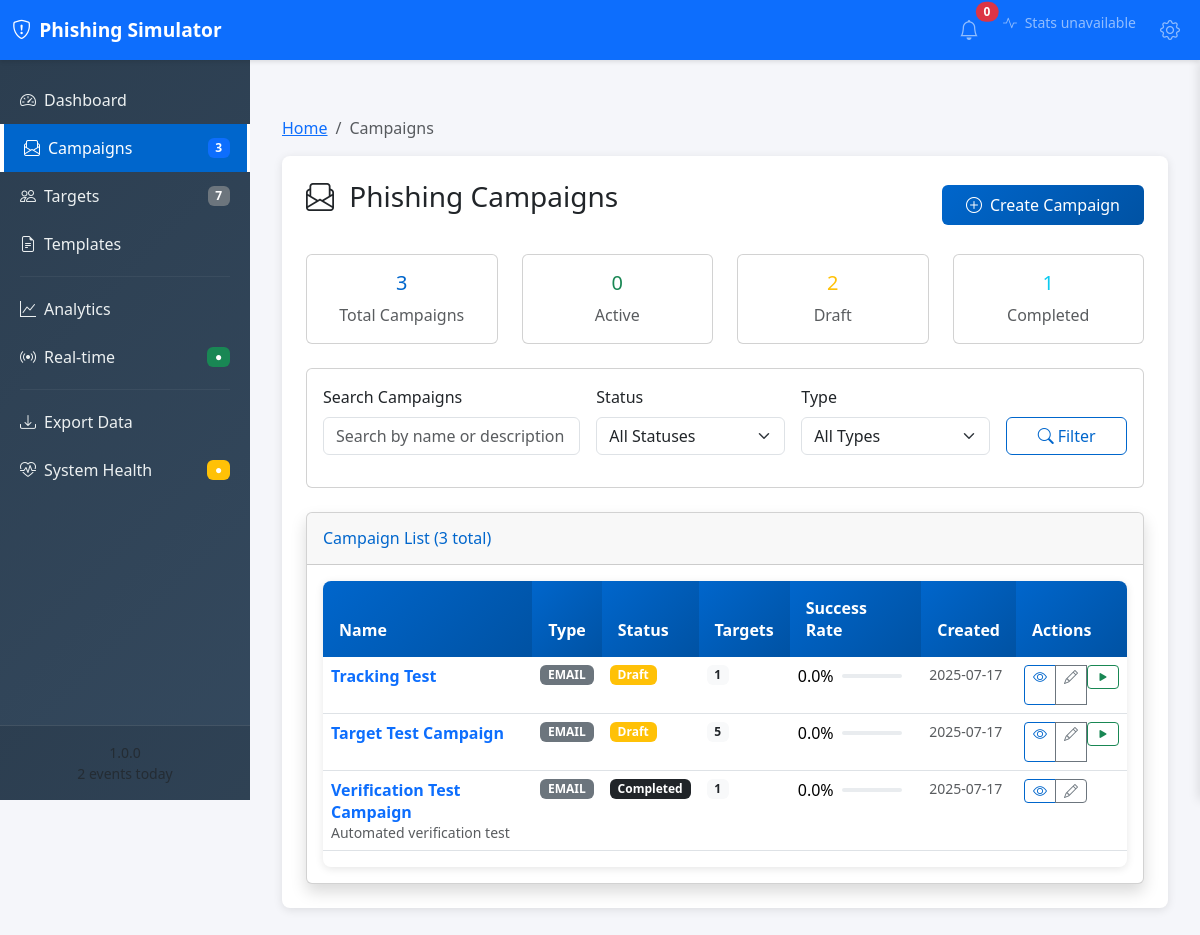
/admin/campaigns/, run on the app's committed database.
### models/campaign.py (models this page shows, shortened)
class Campaign(db.Model):
    __tablename__ = 'campaigns'
    id = Column(Integer, primary_key=True)
    name = Column(String(100), nullable=False, unique=True)
    description = Column(Text)
    type = Column(
        Enum('email', 'sms', 'both', name='campaign_type'),
        nullable=False,
        default='email'
    )
    status = Column(
        Enum('draft', 'active', 'paused', 'completed', name='campaign_status'),
        nullable=False,
        default='draft'
    )
    created_at = Column(DateTime, default=datetime.utcnow, nullable=False)
    updated_at = Column(DateTime, default=datetime.utcnow, onupdate=datetime.utcnow)
    started_at = Column(DateTime)
    ended_at = Column(DateTime)
    auto_start = Column(Boolean, default=False)
    track_opens = Column(Boolean, default=True)
    track_clicks = Column(Boolean, default=True)
    created_by = Column(String(50), default='admin')  # Pentru viitor - multi-user
    targets = relationship('Target', backref='campaign', lazy=True, cascade='all, delete-orphan')
    tracking_events = relationship('Tracking', backref='campaign', lazy=True, cascade='all, delete-orphan')
    captured_credentials = relationship('Credential', backref='campaign', lazy=True, cascade='all, delete-orphan')
    @property
    def total_targets(self):
        return len(self.targets)
    @property
    def total_credentials(self):
        return len(self.captured_credentials)
    @property
    def success_rate(self):
        if self.total_targets == 0:
            return 0
        return (self.total_credentials / self.total_targets) * 100

### routes/campaigns.py (the view, shortened to what this page needs)
@bp.route('/')
def list_campaigns():
    try:
        search_query = request.args.get('q', '').strip()
        status_filter = request.args.get('status', '')
        type_filter = request.args.get('type', '')
        page = int(request.args.get('page', 1))
        per_page = int(request.args.get('per_page', 10))
        campaigns_query = Campaign.query
        if status_filter:
            campaigns_query = campaigns_query.filter_by(status=status_filter)
        if type_filter:
            campaigns_query = campaigns_query.filter_by(type=type_filter)
        total_campaigns = campaigns_query.count()
        paginated_result = campaigns_query.order_by(Campaign.created_at.desc())\
            .paginate(page=page, per_page=per_page, error_out=False)
        campaigns = paginated_result.items
        total_pages = paginated_result.pages
        stats = {
            'total': Campaign.query.count(),
            'active': Campaign.query.filter_by(status='active').count(),
            'draft': Campaign.query.filter_by(status='draft').count(),
            'completed': Campaign.query.filter_by(status='completed').count()
        }
        return render_template('admin/campaigns.html',
                     campaigns=campaigns,
                     stats=stats,
                     filters={
                         'search_query': search_query,
                         'status_filter': status_filter,
                         'type_filter': type_filter
                     },
                     page=page,
                     total_pages=total_pages,
                     total_campaigns=total_campaigns)
    except Exception as e:
        logging.error(f"Error listing campaigns: {str(e)}")
        flash('Error loading campaigns', 'error')
        return render_template('admin/campaigns.html',
                             campaigns=[],
                             stats={},
                             filters={
                                 'search_query': '',
                                 'status_filter': '',
                                 'type_filter': ''
                             },
                             page=1,
                             total_pages=1,
                             total_campaigns=0)

### utils/helpers.py (called while the page is built)
def get_client_ip():
    try:
        if request and request.headers.getlist("X-Forwarded-For"):
            ip = request.headers.getlist("X-Forwarded-For")[0]
        elif request and request.headers.get("X-Real-IP"):
            ip = request.headers.get("X-Real-IP")
        elif request:
            ip = request.remote_addr
        else:
            ip = None
        return ip or "Unknown"
    except RuntimeError:
        return "127.0.0.1"

### utils/security.py (called while the page is built)
def apply_security_headers(response):
    response.headers['X-Frame-Options'] = 'DENY'
    response.headers['X-Content-Type-Options'] = 'nosniff'
    response.headers['X-XSS-Protection'] = '1; mode=block'
    response.headers['Referrer-Policy'] = 'strict-origin-when-cross-origin'
    csp = "default-src 'self'; " \
          "script-src 'self' 'unsafe-inline' cdn.jsdelivr.net; " \
          "style-src 'self' 'unsafe-inline' cdn.jsdelivr.net; " \
          "img-src 'self' data:; " \
          "font-src 'self' cdn.jsdelivr.net;"
    response.headers['Content-Security-Policy'] = csp
    if request.is_secure:
        response.headers['Strict-Transport-Security'] = 'max-age=31536000; includeSubDomains'
    return response

### templates/admin/campaigns.html (shortened to what this page needs)
{% extends "admin/base.html" %}
{% block breadcrumb %}
<li class="breadcrumb-item active">Campaigns</li>
{% endblock %}
{% block content %}
<div class="row mb-4">
    <div class="col-12">
        <div class="d-flex justify-content-between align-items-center">
            <h1 class="h3 mb-3">
                <i class="bi bi-envelope-paper me-2"></i>
                Phishing Campaigns
            </h1>
            <a href="{{ url_for('campaigns.create_campaign') }}" class="btn btn-primary">
                <i class="bi bi-plus-circle me-2"></i>Create Campaign
            </a>
        </div>
    </div>
</div>
<div class="row mb-4">
    <div class="col-md-3">
        <div class="card text-center">
            <div class="card-body">
                <h5 class="card-title text-primary">{{ stats.total or 0 }}</h5>
                <p class="card-text text-muted">Total Campaigns</p>
            </div>
        </div>
    </div>
    <div class="col-md-3">
        <div class="card text-center">
            <div class="card-body">
                <h5 class="card-title text-success">{{ stats.active or 0 }}</h5>
                <p class="card-text text-muted">Active</p>
            </div>
        </div>
    </div>
    <div class="col-md-3">
        <div class="card text-center">
            <div class="card-body">
                <h5 class="card-title text-warning">{{ stats.draft or 0 }}</h5>
                <p class="card-text text-muted">Draft</p>
            </div>
        </div>
    </div>
    <div class="col-md-3">
        <div class="card text-center">
            <div class="card-body">
                <h5 class="card-title text-info">{{ stats.completed or 0 }}</h5>
                <p class="card-text text-muted">Completed</p>
            </div>
        </div>
    </div>
</div>
<div class="card mb-4">
    <div class="card-body">
        <form method="GET" class="row g-3">
            <div class="col-md-4">
                <label for="search" class="form-label">Search Campaigns</label>
                <input type="text" class="form-control" id="search" name="q"
                       value="{{ filters.search_query or '' }}"
                       placeholder="Search by name or description">
            </div>
            <div class="col-md-3">
                <label for="status" class="form-label">Status</label>
                <select class="form-select" id="status" name="status">
                    <option value="">All Statuses</option>
                </select>
            </div>
            <div class="col-md-3">
                <label for="type" class="form-label">Type</label>
                <select class="form-select" id="type" name="type">
                    <option value="">All Types</option>
                </select>
            </div>
            <div class="col-md-2">
                <label class="form-label">&nbsp;</label>
                <div class="d-grid">
                    <button type="submit" class="btn btn-outline-primary">
                        <i class="bi bi-search me-1"></i>Filter
                    </button>
                </div>
            </div>
        </form>
    </div>
</div>
<div class="card shadow">
    <div class="card-header py-3">
        <h6 class="m-0 font-weight-bold text-primary">
            Campaign List
            {% if total_campaigns %}
                ({{ total_campaigns }} total)
            {% endif %}
        </h6>
    </div>
    <div class="card-body">
        {% if campaigns %}
            <div class="table-responsive">
                <table class="table table-hover">
                    <thead class="table-light">
                        <tr>
                            <th>Name</th>
                            <th>Type</th>
                            <th>Status</th>
                            <th>Targets</th>
                            <th>Success Rate</th>
                            <th>Created</th>
                            <th>Actions</th>
                        </tr>
                    </thead>
                    <tbody>
                        {% for campaign in campaigns %}
                        <tr>
                            <td>
                                <a href="{{ url_for('campaigns.view_campaign', campaign_id=campaign.id) }}"
                                   class="text-decoration-none fw-bold">
                                    {{ campaign.name }}
                                </a>
                                {% if campaign.description %}
                                    <br><small class="text-muted">{{ campaign.description[:50] }}{% if campaign.description|length > 50 %}...{% endif %}</small>
                                {% endif %}
                            </td>
                            <td>
                                <span class="badge bg-secondary">{{ campaign.type|upper }}</span>
                            </td>
                            <td>
                                <span class="badge
                                    {% if campaign.status == 'active' %}bg-success
                                    {% elif campaign.status == 'draft' %}bg-warning
                                    {% elif campaign.status == 'paused' %}bg-info
                                    {% elif campaign.status == 'completed' %}bg-dark
                                    {% else %}bg-secondary
                                    {% endif %}">
                                    {{ campaign.status|title }}
                                </span>
                            </td>
                            <td>
                                <span class="badge bg-light text-dark">{{ campaign.total_targets }}</span>
                            </td>
                            <td>
                                <div class="d-flex align-items-center">
                                    <span class="me-2">{{ "%.1f"|format(campaign.success_rate) }}%</span>
                                    <div class="progress" style="width: 60px; height: 4px;">
                                    </div>
                                </div>
                            </td>
                            <td>
                                <small class="text-muted">{{ campaign.created_at.strftime('%Y-%m-%d') if campaign.created_at else 'Unknown' }}</small>
                            </td>
                            <td>
                                <div class="btn-group btn-group-sm" role="group">
                                    <a href="{{ url_for('campaigns.view_campaign', campaign_id=campaign.id) }}"
                                       class="btn btn-outline-primary btn-sm" title="View Details">
                                        <i class="bi bi-eye"></i>
                                    </a>
                                    <a href="{{ url_for('campaigns.edit_campaign', campaign_id=campaign.id) }}"
                                       class="btn btn-outline-secondary btn-sm" title="Edit">
                                        <i class="bi bi-pencil"></i>
                                    </a>
                                    {% if campaign.status == 'draft' %}
                                    <form method="POST" action="{{ url_for('campaigns.start_campaign', campaign_id=campaign.id) }}"
                                          class="d-inline" onsubmit="return confirm('Start this campaign?')">
                                        <button type="submit" class="btn btn-outline-success btn-sm" title="Start Campaign">
                                            <i class="bi bi-play-fill"></i>
                                        </button>
                                    </form>
                                    {% endif %}
                                </div>
                            </td>
                        </tr>
                        {% endfor %}
                    </tbody>
                </table>
            </div>
        {% endif %}
    </div>
</div>
{% endblock %}

### static/css/admin.css (style rules this page uses)
.admin-layout { margin: 0; padding: 0; background-color: #f5f6fa; font-family: 'Segoe UI', Tahoma, Geneva, Verdana, sans-serif; }
.table-responsive { border-radius: 8px; overflow: hidden; box-shadow: 0 2px 8px rgba(0, 0, 0, 0.1); }
.table thead th { background: linear-gradient(135deg, var(--primary-color) 0%, var(--primary-dark) 100%); color: white; border: none; font-weight: 600; padding: 1rem; }
.btn-primary { background: linear-gradient(135deg, var(--primary-color) 0%, var(--primary-dark) 100%); border: none; padding: 0.5rem 1.5rem; font-weight: 500; transition: all 0.3s ease; }
.btn-outline-primary { border-color: var(--primary-color); color: var(--primary-color); }
.text-primary { color: var(--primary-color) !important; }
.progress { border-radius: 10px; overflow: hidden; }

### data on the page
Campaign: name "Tracking Test", type "EMAIL", status "Draft", total_targets "1", success_rate "0.0", created_at "2025-07-17"
Campaign: name "Target Test Campaign", type "EMAIL", status "Draft", total_targets "5", success_rate "0.0", created_at "2025-07-17"
Campaign: name "Verification Test Campaign", description "Automated verification test", type "EMAIL", status "Completed", total_targets "1", success_rate "0.0", created_at "2025-07-17"

### other printed values
{{ app_name or 'Phishing Simulator' }} "Phishing Simulator"
{{ sidebar_stats.total_campaigns or 0 }} "3"
{{ sidebar_stats.total_targets or 0 }} "7"
{{ stats.total or 0 }} "3"
{{ stats.active or 0 }} "0"
{{ stats.draft or 0 }} "2"
{{ stats.completed or 0 }} "1"
{{ total_campaigns }} "3"
